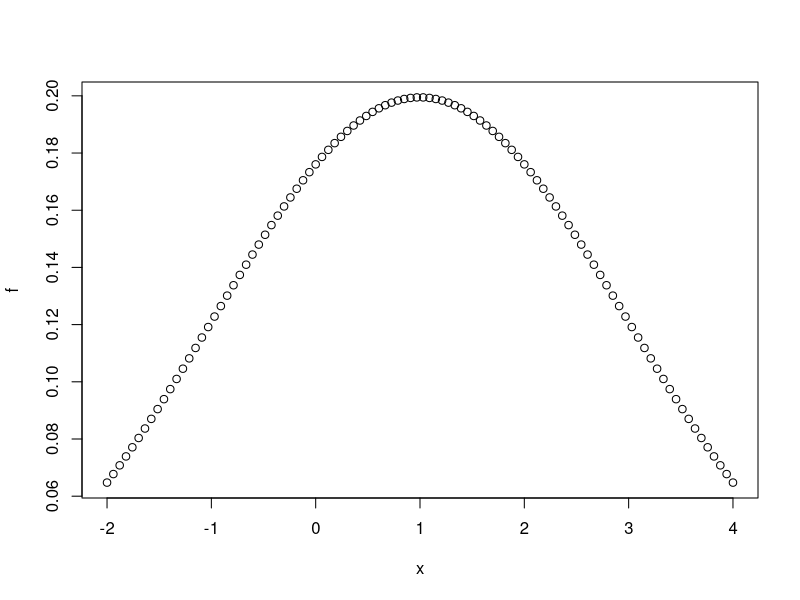
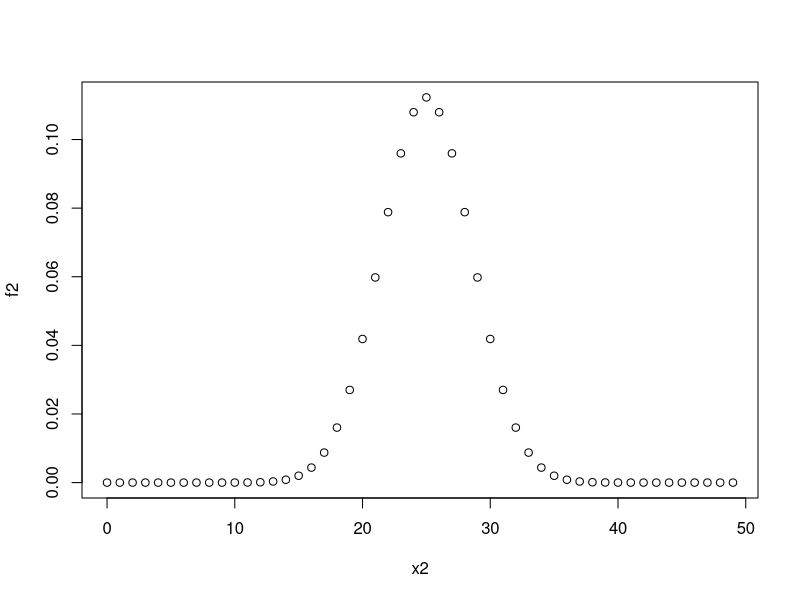

Write the R code that produced these figures, in order.
#Ejercicio 4
#Apartado A
#Creación del vector que almacena los 100 valores equiespaciados
x <- seq(-2, 4, length.out = 100)

#Obtención de los valores de la función normal, con los parametros ajustados segun los requerimientos del ejericio
f <- dnorm(x, mean = 1, sd = 2)

#Creación del gráfico.
plot(x, f)


#Apartado B
#Creación del vector que almacena los 50 valores
x2 <- c(0:49)

#Obtención de los valores de la función binomial, con los parametros ajustados segun los requerimientos del ejericio
f2 <- dbinom(x2, size = 50, prob = 0.5)

#Creación del gráfico.
plot(x2, f2)

